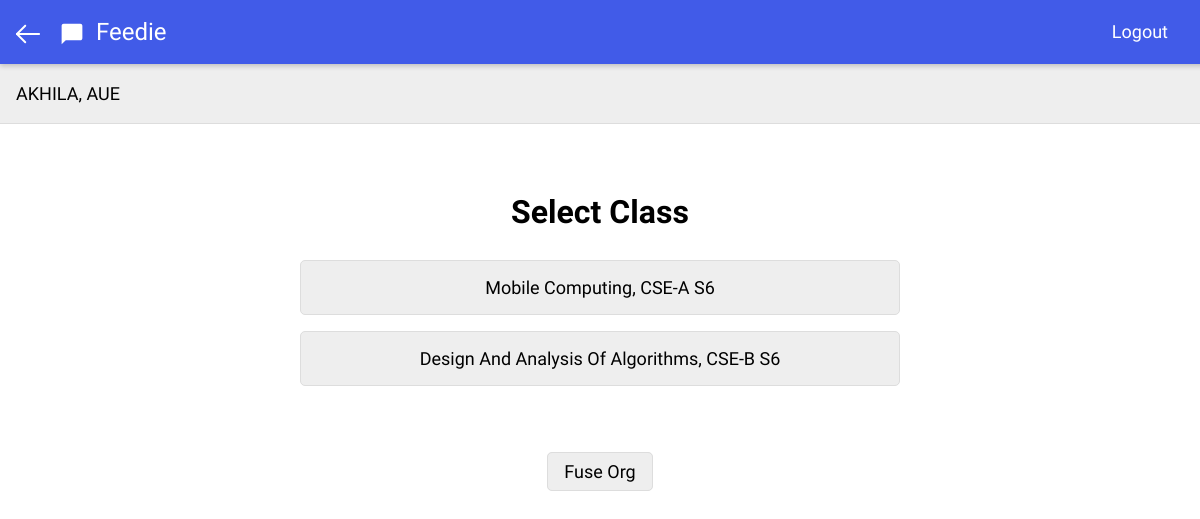
The app's page /adminportal/principallogin/dashboard/teachersmenu/index.php?te_username=AKHILA (signed in) with its own data.
### tables this page shows
CREATE TABLE `teachersinfo` (
  `info_no` int(6) NOT NULL,
  `te_username` varchar(50) NOT NULL,
  `class` varchar(8) NOT NULL,
  `sub_name` varchar(50) NOT NULL,
  `sub_code` varchar(7) NOT NULL,
  `class_dept` varchar(5) NOT NULL,
  `overall` int(3) DEFAULT NULL,
  `class_strength` int(3) NOT NULL,
  `feed_applied` int(3) NOT NULL DEFAULT '0'
);

### adminportal/principallogin/dashboard/teachersmenu/index.php (the view, shortened to what this page needs)
<html>
<head>
	<link rel="stylesheet" type="text/css" href="../../../../css.css">
</head>
<body>
	<div class="header">
		<div><a href="../"><img src="../../../../images/back.svg" class="home"></a></div>
		<img src="../../../../images/logo.svg" class="logo" />
		<div class="title">Feedie</div>
		<a href="../../../?logout=1">
			<div class="logout">Logout</div>
		</a>
	</div>
	<div class="details">
		<?php
       $te_username = $_GET["te_username"];
  	   echo $_SESSION["te_username"];
       echo ", ";
       echo $_SESSION["dept"];
  	  ?>
	</div>
	<div class="page">
		<div class="container">
			<div class="heading">Select class</div>
			<?php
        include('../../../../db_config.php');
        $sql = "SELECT sub_name, sub_code, class FROM teachersinfo WHERE te_username = '".$te_username."'";
        $result = $conn->query($sql);
        if($result->num_rows > 0) {
          while($row = $result->fetch_assoc()){
      ?>
				<button onclick="location.href='scorecard/?class=<?php echo $row[" class "]; ?>&sub_name=<?php echo $row["sub_name "] ?>&sub_code=<?php echo $row["sub_code "] ?>'" class="button">
      <?php
        echo $row["sub_name"].", ".$row["class"];
      ?>
      </button>
				<?php
      }
     }
    ?>
		</div>
	</div>
	<footer><a href="https://fuseorg.github.io/Feedie" class="link" target="_blank">Fuse Org</a></footer>
</body>
</html>

### css.css (style rules this page uses)
body { margin: 0; padding: 0; font-family: 'Product Sans', 'Roboto', 'Noto', sans-serif; font-size: 18px; line-height: 1.5; text-rendering: optimizeLegibility; -webkit-font-smoothing: antialiased; font-smoothing: antialiased; -webkit-touch-callout: none; -webkit-user-select: none; -khtml-user-select: none; -moz-user-select: none; -ms-user-select: none; -o-user-select: none; user-select: none; }
* { transition: all .2s; }
a { text-decoration: none; outline: none; color: inherit; }
.header { background-color: #415be8; position: fixed; z-index: 10; display: flex; top: 0px; left: 0px; width: 100%; height: 64px; padding: 0 16px; box-shadow: 0 2px 5px rgba(0, 0, 0, .2); color: #fff; vertical-align: middle; line-height: 64px; }
.home { width: auto; height: 24px; padding: 22px 0; margin-right: 16px; }
.logo { width: auto; height: 32px; padding: 18px 0; margin-right: 8px; }
.title { font-size: 24px; }
.container { display: flex; flex-direction: column; padding: 32px; width: 50%; margin: 0 auto; }
.heading { font-size: 32px; font-weight: 600; text-transform: capitalize; margin: 32px 0 16px; text-align: center; }
.button { font-family: 'Product Sans', 'Roboto', 'Noto', sans-serif; background-color: #eee; border: 1px solid #ddd; text-transform: capitalize; border-radius: 5px; padding: 16px; font-size: 18px; margin: 8px 0; cursor: pointer; outline: 0; }
.logout { position: fixed; right: 16px; top: 10px; text-align: center; padding: 8px 16px; line-height: 1.5; border-radius: 5px; text-decoration: none; }
.details { margin-top: 64px; background-color: #eee; border-bottom: 1px solid #ddd; padding: 16px; }
footer { display: block; padding: 32px 0; text-align: center; }
a.link { padding: 8px 16px; border-radius: 5px; background-color: #eee; border: 1px solid #ddd; }

### records on screen
teachersinfo: sub_name "Mobile Computing", class "CSE-A S6"
teachersinfo: sub_name "Design And Analysis Of Algorithms", class "CSE-B S6"

### other values on screen
$_SESSION["te_username"] "AKHILA"
$_SESSION["dept"] "AUE"
